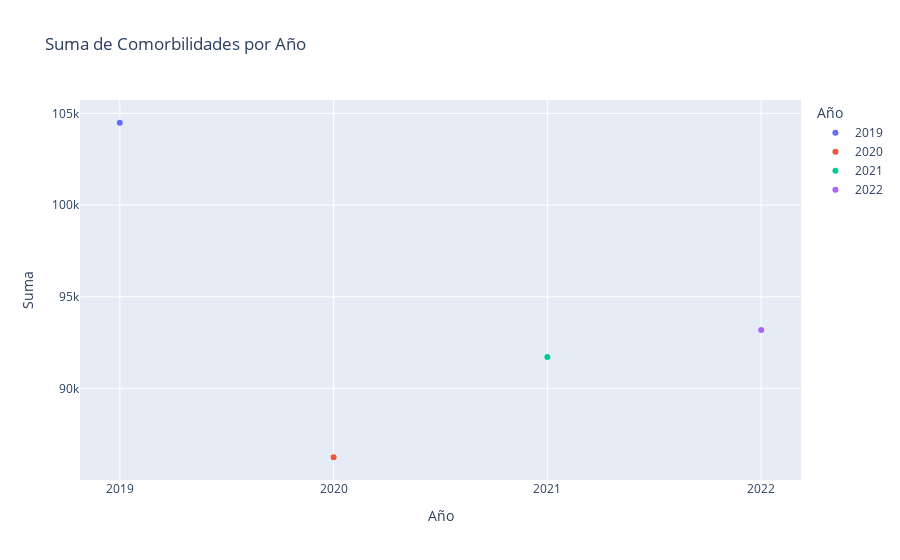

This figure's notebook cell:
### Code cell
# Crear el gráfico de dispersión
fig = px.scatter(df_sumas, x='Año', y='Suma', color='Año', title='Suma de Comorbilidades por Año')

# Mostrar el gráfico
fig.show()

### Figure 1 — Plotly figure (JSON) as saved in the notebook; plotly's stock layout.template omitted (floating-point values rounded to 4 significant figures)
{"data": [{"hovertemplate": "Año=%{x}<br>Suma=%{y}<extra></extra>", "legendgroup": "2019", "marker": {"color": "#636efa", "symbol": "circle"}, "mode": "markers", "name": "2019", "orientation": "v", "showlegend": true, "type": "scatter", "x": ["2019"], "xaxis": "x", "y": [104500.0], "yaxis": "y"}, {"hovertemplate": "Año=%{x}<br>Suma=%{y}<extra></extra>", "legendgroup": "2020", "marker": {"color": "#EF553B", "symbol": "circle"}, "mode": "markers", "name": "2020", "orientation": "v", "showlegend": true, "type": "scatter", "x": ["2020"], "xaxis": "x", "y": [86253], "yaxis": "y"}, {"hovertemplate": "Año=%{x}<br>Suma=%{y}<extra></extra>", "legendgroup": "2021", "marker": {"color": "#00cc96", "symbol": "circle"}, "mode": "markers", "name": "2021", "orientation": "v", "showlegend": true, "type": "scatter", "x": ["2021"], "xaxis": "x", "y": [91712], "yaxis": "y"}, {"hovertemplate": "Año=%{x}<br>Suma=%{y}<extra></extra>", "legendgroup": "2022", "marker": {"color": "#ab63fa", "symbol": "circle"}, "mode": "markers", "name": "2022", "orientation": "v", "showlegend": true, "type": "scatter", "x": ["2022"], "xaxis": "x", "y": [93189], "yaxis": "y"}], "layout": {"legend": {"title": {"text": "Año"}, "tracegroupgap": 0}, "title": {"text": "Suma de Comorbilidades por Año"}, "xaxis": {"anchor": "y", "categoryarray": ["2019", "2020", "2021", "2022"], "categoryorder": "array", "domain": [0, 1], "title": {"text": "Año"}}, "yaxis": {"anchor": "x", "domain": [0, 1], "title": {"text": "Suma"}}}}
